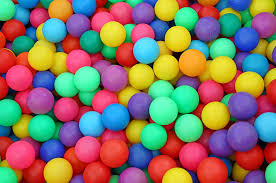
#> input picture Colorball.jpeg, 276 x 183 px, given in place of the camera
$ python ObjectDetection.py
#> lines starting #> are read from the running program, lines starting #| are printed output that depends on the picture; after the words box and inside, x2 and y2 are one past the last pixel; in counts of white or black regions, pixels touching at a corner belong together
import cv2
import numpy as np

cap=cv2.VideoCapture(0) # 0 for default webcam

def nothing(x):
    pass

cv2.namedWindow("Color Adjustments",cv2.WINDOW_NORMAL)
cv2.resizeWindow( "Color Adjustments",(300,300))
cv2.createTrackbar("Thresh", "Color Adjustments",0,255,nothing)
#> slider 'Thresh' is set to 85


#color detection track
cv2.createTrackbar("Lower_H","Color Adjustments",0,255,nothing)
#> slider 'Lower_H' is set to 51
cv2.createTrackbar("Lower_S","Color Adjustments",0,255,nothing)
#> slider 'Lower_S' is set to 51
cv2.createTrackbar("Lower_V","Color Adjustments",0,255,nothing)
#> slider 'Lower_V' is set to 51
cv2.createTrackbar("Upper_H","Color Adjustments",255,255,nothing)
cv2.createTrackbar("Upper_S","Color Adjustments",255,255,nothing)
cv2.createTrackbar("Upper_V","Color Adjustments",255,255,nothing)


while True:
    _,frame=cap.read()
#> frame is the input picture: shape (183, 276, 3); mean B, G, R 100, 116.7, 136.7
    frame=cv2.resize(frame,(400,400))
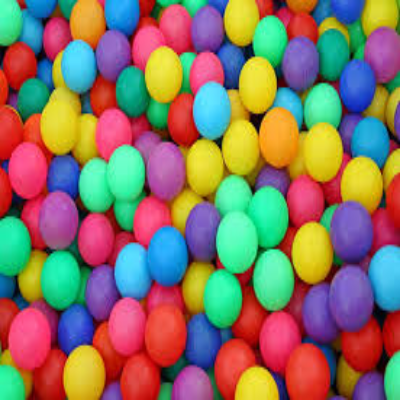
#> frame: shape (400, 400, 3); mean B, G, R 99.9, 116.5, 136.6
    hsv=cv2.cvtColor(frame,cv2.COLOR_BGR2HSV)
#> hsv: shape (400, 400, 3); mean H, S, V 84.8, 194.3, 190.7
    l_h=cv2.getTrackbarPos("Lower_H","Color Adjustments")
    l_s=cv2.getTrackbarPos("Lower_S","Color Adjustments")
    l_v=cv2.getTrackbarPos("Lower_V","Color Adjustments")
    u_h=cv2.getTrackbarPos("Upper_H","Color Adjustments")
    u_s=cv2.getTrackbarPos("Upper_S","Color Adjustments")
    u_v=cv2.getTrackbarPos("Upper_V","Color Adjustments")

    lower_bound=np.array([l_h,l_s,l_v])
    upper_bound=np.array([u_h,u_s,u_v])


    mask=cv2.inRange(hsv,lower_bound,upper_bound)
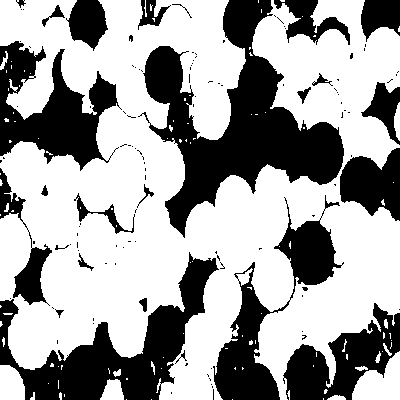
#> mask: shape (400, 400); 63.1% white; 121 black regions (95 under 20 px), largest, box (x1, y1, x2, y2) and area: (138, 0, 344, 238) 17131, (0, 252, 219, 400) 10294, (0, 41, 122, 171) 7463
    filter=cv2.bitwise_and(frame,frame,mask=mask)
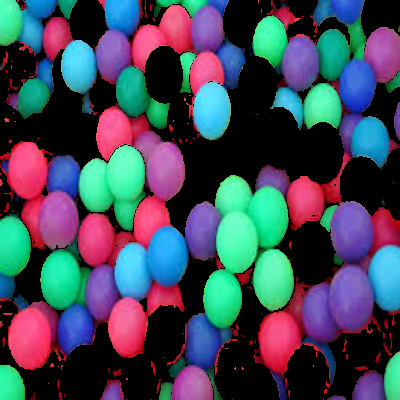
#> filter: shape (400, 400, 3); mean B, G, R 88.6, 73.3, 67


    mask1  = cv2.bitwise_not(mask)
    m_g = cv2.getTrackbarPos("Thresh", "Color Adjustments") #getting track bar value
    ret,thresh = cv2.threshold(mask1,m_g,255,cv2.THRESH_BINARY)
#> ret = 85
    dilata = cv2.dilate(thresh,(1,1),iterations = 6)
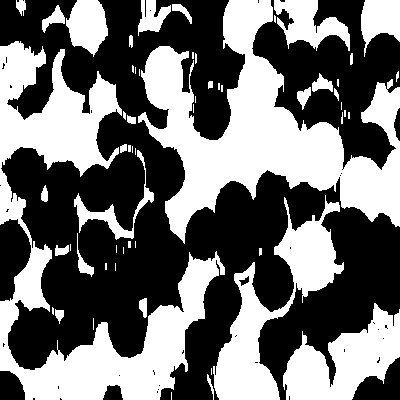
#> dilata: shape (400, 400); 44.1% white; 58 white regions (26 under 20 px)


    #findcontour(img,contour_retrival_mode,method)
    cnts,hier = cv2.findContours(thresh,cv2.RETR_TREE,cv2.CHAIN_APPROX_SIMPLE)
#> cnts = 221 contours, 181 with area under 20; largest, box (x1, y1, x2, y2) and area: (138, 0, 344, 238) 16624, (0, 252, 219, 400) 10010, (0, 41, 122, 171) 7145, (213, 195, 344, 400) 6796, (283, 303, 400, 400) 5324
    #Here cnts is a list of contours. ANd each contour is an array with x, y cordinate
    #hier variable called hierarchy and it contain image information.
    #print("Number of contour==",cnts,"\ntotal contour==",len(cnts))
    #print("Hierarchy==\n",hier)


    for c in cnts:
        epsilon = 0.0001*cv2.arcLength(c,True)
        data= cv2.approxPolyDP(c,epsilon,True)

        hull = cv2.convexHull(data)
        cv2.drawContours(frame, [c], -1, (50, 50, 150), 2)
        cv2.drawContours(frame, [hull], -1, (0, 255, 0), 2)
        """
        hull = cv2.convexHull(data,returnPoints = False)
        defect = cv2.convexityDefects(data[0],hull)
        print("defect==",defect)
        """
#> this loop made 221 passes
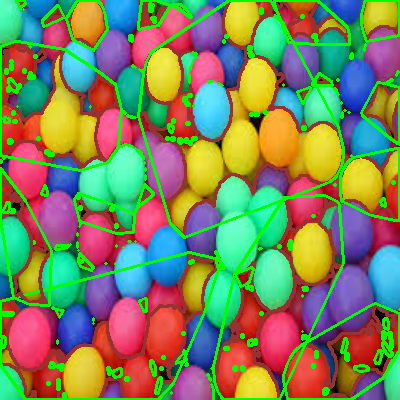
#> frame: shape (400, 400, 3); mean B, G, R 91.7, 132.9, 125.9
    cv2.imshow("Thresh", thresh)
    cv2.imshow("mask==",mask)
    cv2.imshow("filter==",filter)
    cv2.imshow("Result", frame)

    key = cv2.waitKey(25) &0xFF
#> (key Esc is pressed here)
    if key == 27:
        break
cap.release()
cv2.destroyAllWindows()

$ run again, on building.jpg
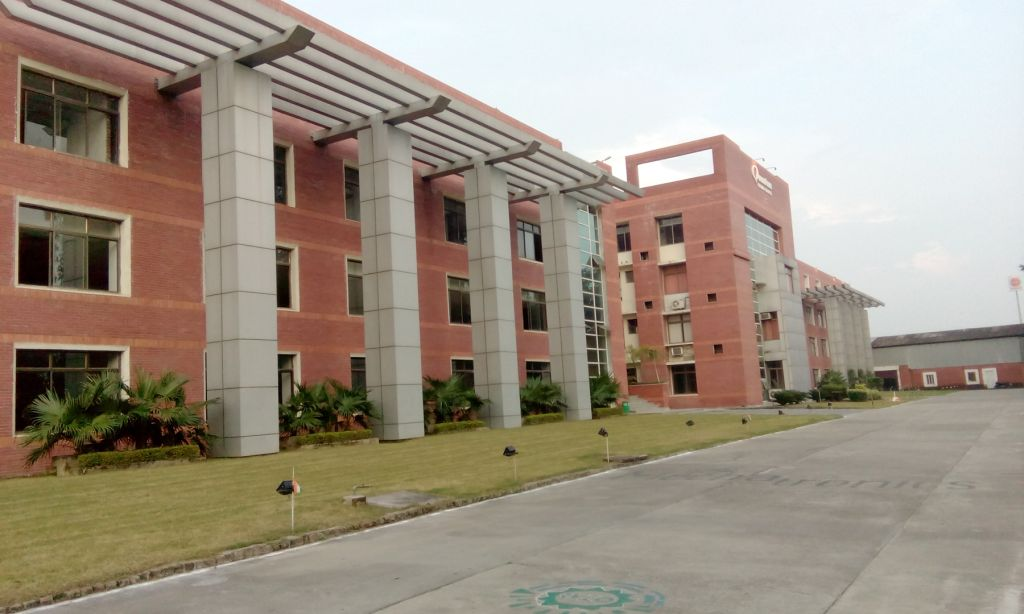
#> input picture building.jpg, 1024 x 614 px, given in place of the camera
#> frame is the input picture: shape (614, 1024, 3); mean B, G, R 132, 146.3, 158.1
#> hsv: shape (400, 400, 3); mean H, S, V 34.8, 61.8, 160.5
#> `mask=cv2.inRange(hsv,lower_bound,upper_bound)`:
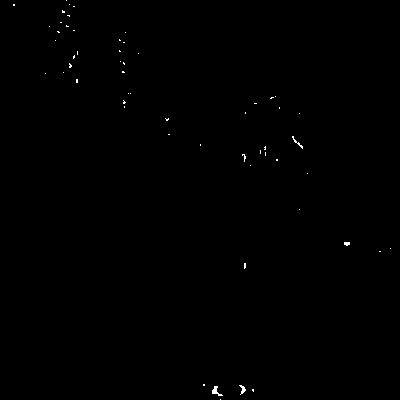
#> mask: shape (400, 400); 0.19% white in thin lines or dots
#> mask1: shape (400, 400); 99.8% white; black in thin lines or dots
#> ret = 85
#> dilata: shape (400, 400); 100% white; black in thin lines or dots, all inside (x1, y1, x2, y2) = (66, 0, 245, 394)
#> cnts = 60 contours, 53 with area under 20; largest, box (x1, y1, x2, y2) and area: (0, 0, 400, 400) 159199, (211, 385, 224, 397) 64, (238, 384, 247, 395) 42, (343, 241, 351, 247) 28, (241, 153, 247, 163) 24, (296, 141, 304, 150) 22, (291, 135, 298, 144) 22
#> the loop `for c in cnts:` made 60 passes
#> epsilon on passes 3, 4, 5, 6, 7, 8, 10, 14: 0.00111, 0.0041, 0.00298, 0.000966, 0.00171, 0.000766, 0.00205, 0.000966
#> after the loop `for c in cnts:`:
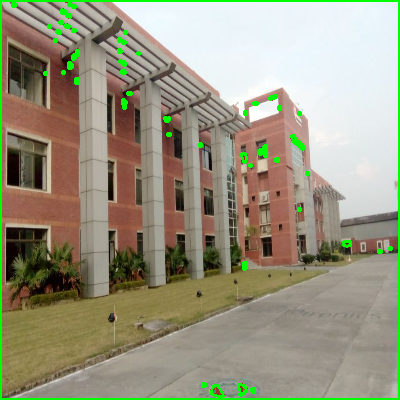
#> frame: shape (400, 400, 3); mean B, G, R 127.6, 149.8, 153.1
